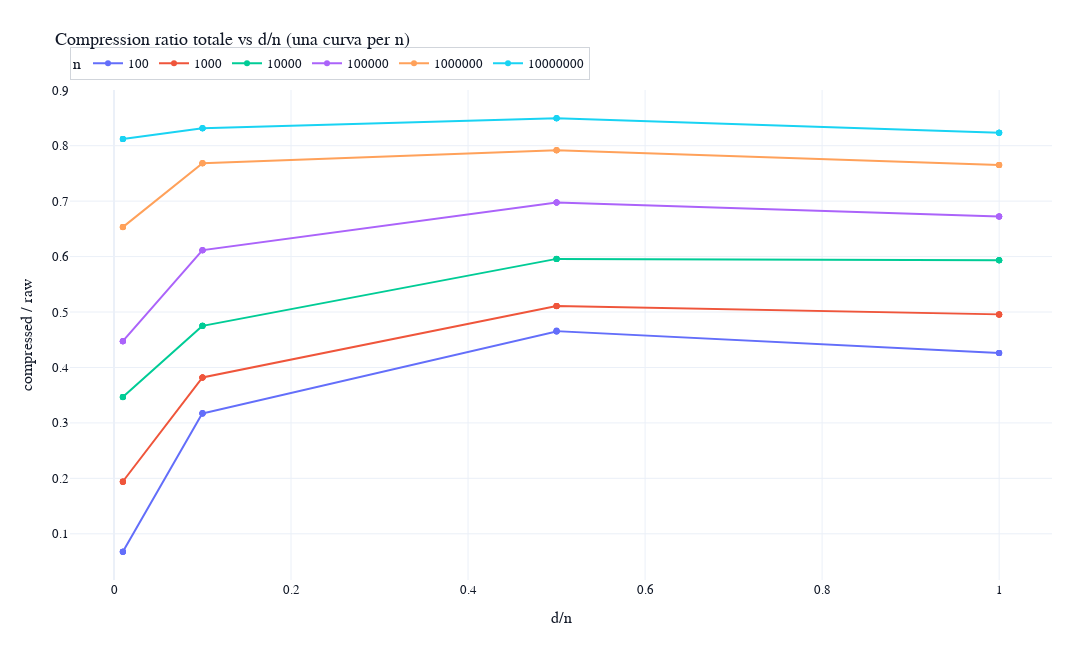

Notebook cell for this chart:
### Code cell
fig = px.line(
    inventory.sort_values(['n', 'd_over_n']),
    x='d_over_n',
    y='overall_compression_ratio',
    color='n',
    markers=True,
    hover_data=['d', 'file_name'],
    title='Compression ratio totale vs d/n (una curva per n)'
)
fig.update_layout(**BASE_LAYOUT, width=1200, height=650)
fig.update_xaxes(title='d/n', fixedrange=False)
fig.update_yaxes(title='compressed / raw', fixedrange=False)
fig.show(config=PLOT_CONFIG)

### Figure 1 — Plotly figure (JSON) as saved in the notebook; plotly's stock layout.template omitted (floating-point values rounded to 4 significant figures)
{"data": [{"customdata": [[1, "dataset_n_100_d_1_p_50_s_42.bin"], [1, "dataset_n_100_d_1_p_50_s_137357.bin"], [1, "dataset_n_100_d_1_p_50_s_10032018.bin"], [1, "dataset_n_100_d_1_p_50_s_21041998.bin"], [1, "dataset_n_100_d_1_p_50_s_29042026.bin"], [10, "dataset_n_100_d_10_p_50_s_42.bin"], [10, "dataset_n_100_d_10_p_50_s_137357.bin"], [10, "dataset_n_100_d_10_p_50_s_10032018.bin"], [10, "dataset_n_100_d_10_p_50_s_21041998.bin"], [10, "dataset_n_100_d_10_p_50_s_29042026.bin"], [50, "dataset_n_100_d_50_p_50_s_42.bin"], [50, "dataset_n_100_d_50_p_50_s_137357.bin"], [50, "dataset_n_100_d_50_p_50_s_10032018.bin"], [50, "dataset_n_100_d_50_p_50_s_21041998.bin"], [50, "dataset_n_100_d_50_p_50_s_29042026.bin"], [100, "dataset_n_100_d_100_p_50_s_42.bin"], [100, "dataset_n_100_d_100_p_50_s_137357.bin"], [100, "dataset_n_100_d_100_p_50_s_10032018.bin"], [100, "dataset_n_100_d_100_p_50_s_21041998.bin"], [100, "dataset_n_100_d_100_p_50_s_29042026.bin"]], "hovertemplate": "n=100<br>d_over_n=%{x}<br>overall_compression_ratio=%{y}<br>d=%{customdata[0]}<br>file_name=%{customdata[1]}<extra></extra>", "legendgroup": "100", "line": {"color": "#636efa", "dash": "solid"}, "marker": {"symbol": "circle"}, "mode": "lines+markers", "name": "100", "orientation": "v", "showlegend": true, "type": "scatter", "x": [0.01, 0.01, 0.01, 0.01, 0.01, 0.1, 0.1, 0.1, 0.1, 0.1, 0.5, 0.5, 0.5, 0.5, 0.5, 1.0, 1.0, 1.0, 1.0, 1.0], "xaxis": "x", "y": [0.06765, 0.0678, 0.0678, 0.0678, 0.0678, 0.3179, 0.3166, 0.3176, 0.3174, 0.317, 0.465, 0.465, 0.4665, 0.4658, 0.4655, 0.4262, 0.4262, 0.4261, 0.4262, 0.4261], "yaxis": "y"}, {"customdata": [[10, "dataset_n_1000_d_10_p_50_s_42.bin"], [10, "dataset_n_1000_d_10_p_50_s_137357.bin"], [10, "dataset_n_1000_d_10_p_50_s_10032018.bin"], [10, "dataset_n_1000_d_10_p_50_s_21041998.bin"], [10, "dataset_n_1000_d_10_p_50_s_29042026.bin"], [100, "dataset_n_1000_d_100_p_50_s_42.bin"], [100, "dataset_n_1000_d_100_p_50_s_137357.bin"], [100, "dataset_n_1000_d_100_p_50_s_10032018.bin"], [100, "dataset_n_1000_d_100_p_50_s_21041998.bin"], [100, "dataset_n_1000_d_100_p_50_s_29042026.bin"], [500, "dataset_n_1000_d_500_p_50_s_42.bin"], [500, "dataset_n_1000_d_500_p_50_s_137357.bin"], [500, "dataset_n_1000_d_500_p_50_s_10032018.bin"], [500, "dataset_n_1000_d_500_p_50_s_21041998.bin"], [500, "dataset_n_1000_d_500_p_50_s_29042026.bin"], [1000, "dataset_n_1000_d_1000_p_50_s_42.bin"], [1000, "dataset_n_1000_d_1000_p_50_s_137357.bin"], [1000, "dataset_n_1000_d_1000_p_50_s_10032018.bin"], [1000, "dataset_n_1000_d_1000_p_50_s_21041998.bin"], [1000, "dataset_n_1000_d_1000_p_50_s_29042026.bin"]], "hovertemplate": "n=1000<br>d_over_n=%{x}<br>overall_compression_ratio=%{y}<br>d=%{customdata[0]}<br>file_name=%{customdata[1]}<extra></extra>", "legendgroup": "1000", "line": {"color": "#EF553B", "dash": "solid"}, "marker": {"symbol": "circle"}, "mode": "lines+markers", "name": "1000", "orientation": "v", "showlegend": true, "type": "scatter", "x": [0.01, 0.01, 0.01, 0.01, 0.01, 0.1, 0.1, 0.1, 0.1, 0.1, 0.5, 0.5, 0.5, 0.5, 0.5, 1.0, 1.0, 1.0, 1.0, 1.0], "xaxis": "x", "y": [0.1936, 0.1943, 0.1938, 0.1938, 0.1944, 0.3819, 0.3817, 0.382, 0.3818, 0.382, 0.5105, 0.5107, 0.5108, 0.5108, 0.5108, 0.4958, 0.4956, 0.4952, 0.4954, 0.4955], "yaxis": "y"}, {"customdata": [[100, "dataset_n_10000_d_100_p_50_s_42.bin"], [100, "dataset_n_10000_d_100_p_50_s_137357.bin"], [100, "dataset_n_10000_d_100_p_50_s_10032018.bin"], [100, "dataset_n_10000_d_100_p_50_s_21041998.bin"], [100, "dataset_n_10000_d_100_p_50_s_29042026.bin"], [1000, "dataset_n_10000_d_1000_p_50_s_42.bin"], [1000, "dataset_n_10000_d_1000_p_50_s_137357.bin"], [1000, "dataset_n_10000_d_1000_p_50_s_10032018.bin"], [1000, "dataset_n_10000_d_1000_p_50_s_21041998.bin"], [1000, "dataset_n_10000_d_1000_p_50_s_29042026.bin"], [5000, "dataset_n_10000_d_5000_p_50_s_42.bin"], [5000, "dataset_n_10000_d_5000_p_50_s_137357.bin"], [5000, "dataset_n_10000_d_5000_p_50_s_10032018.bin"], [5000, "dataset_n_10000_d_5000_p_50_s_21041998.bin"], [5000, "dataset_n_10000_d_5000_p_50_s_29042026.bin"], [10000, "dataset_n_10000_d_10000_p_50_s_42.bin"], [10000, "dataset_n_10000_d_10000_p_50_s_137357.bin"], [10000, "dataset_n_10000_d_10000_p_50_s_10032018.bin"], [10000, "dataset_n_10000_d_10000_p_50_s_21041998.bin"], [10000, "dataset_n_10000_d_10000_p_50_s_29042026.bin"]], "hovertemplate": "n=10000<br>d_over_n=%{x}<br>overall_compression_ratio=%{y}<br>d=%{customdata[0]}<br>file_name=%{customdata[1]}<extra></extra>", "legendgroup": "10000", "line": {"color": "#00cc96", "dash": "solid"}, "marker": {"symbol": "circle"}, "mode": "lines+markers", "name": "10000", "orientation": "v", "showlegend": true, "type": "scatter", "x": [0.01, 0.01, 0.01, 0.01, 0.01, 0.1, 0.1, 0.1, 0.1, 0.1, 0.5, 0.5, 0.5, 0.5, 0.5, 1.0, 1.0, 1.0, 1.0, 1.0], "xaxis": "x", "y": [0.3466, 0.3467, 0.3466, 0.3468, 0.3464, 0.4752, 0.4751, 0.4752, 0.4753, 0.475, 0.5958, 0.5958, 0.5957, 0.5957, 0.5959, 0.5931, 0.5933, 0.5932, 0.5934, 0.5933], "yaxis": "y"}, {"customdata": [[1000, "dataset_n_100000_d_1000_p_50_s_42.bin"], [1000, "dataset_n_100000_d_1000_p_50_s_137357.bin"], [1000, "dataset_n_100000_d_1000_p_50_s_10032018.bin"], [1000, "dataset_n_100000_d_1000_p_50_s_21041998.bin"], [1000, "dataset_n_100000_d_1000_p_50_s_29042026.bin"], [10000, "dataset_n_100000_d_10000_p_50_s_42.bin"], [10000, "dataset_n_100000_d_10000_p_50_s_137357.bin"], [10000, "dataset_n_100000_d_10000_p_50_s_10032018.bin"], [10000, "dataset_n_100000_d_10000_p_50_s_21041998.bin"], [10000, "dataset_n_100000_d_10000_p_50_s_29042026.bin"], [50000, "dataset_n_100000_d_50000_p_50_s_42.bin"], [50000, "dataset_n_100000_d_50000_p_50_s_137357.bin"], [50000, "dataset_n_100000_d_50000_p_50_s_10032018.bin"], [50000, "dataset_n_100000_d_50000_p_50_s_21041998.bin"], [50000, "dataset_n_100000_d_50000_p_50_s_29042026.bin"], [100000, "dataset_n_100000_d_100000_p_50_s_42.bin"], [100000, "dataset_n_100000_d_100000_p_50_s_137357.bin"], [100000, "dataset_n_100000_d_100000_p_50_s_10032018.bin"], [100000, "dataset_n_100000_d_100000_p_50_s_21041998.bin"], [100000, "dataset_n_100000_d_100000_p_50_s_29042026.bin"]], "hovertemplate": "n=100000<br>d_over_n=%{x}<br>overall_compression_ratio=%{y}<br>d=%{customdata[0]}<br>file_name=%{customdata[1]}<extra></extra>", "legendgroup": "100000", "line": {"color": "#ab63fa", "dash": "solid"}, "marker": {"symbol": "circle"}, "mode": "lines+markers", "name": "100000", "orientation": "v", "showlegend": true, "type": "scatter", "x": [0.01, 0.01, 0.01, 0.01, 0.01, 0.1, 0.1, 0.1, 0.1, 0.1, 0.5, 0.5, 0.5, 0.5, 0.5, 1.0, 1.0, 1.0, 1.0, 1.0], "xaxis": "x", "y": [0.4474, 0.4474, 0.4474, 0.4474, 0.4474, 0.6114, 0.6115, 0.6115, 0.6116, 0.6115, 0.6975, 0.6974, 0.6974, 0.6975, 0.6975, 0.6723, 0.6723, 0.6723, 0.6723, 0.6723], "yaxis": "y"}, {"customdata": [[10000, "dataset_n_1000000_d_10000_p_50_s_42.bin"], [10000, "dataset_n_1000000_d_10000_p_50_s_137357.bin"], [10000, "dataset_n_1000000_d_10000_p_50_s_10032018.bin"], [10000, "dataset_n_1000000_d_10000_p_50_s_21041998.bin"], [10000, "dataset_n_1000000_d_10000_p_50_s_29042026.bin"], [100000, "dataset_n_1000000_d_100000_p_50_s_42.bin"], [100000, "dataset_n_1000000_d_100000_p_50_s_137357.bin"], [100000, "dataset_n_1000000_d_100000_p_50_s_10032018.bin"], [100000, "dataset_n_1000000_d_100000_p_50_s_21041998.bin"], [100000, "dataset_n_1000000_d_100000_p_50_s_29042026.bin"], [500000, "dataset_n_1000000_d_500000_p_50_s_42.bin"], [500000, "dataset_n_1000000_d_500000_p_50_s_137357.bin"], [500000, "dataset_n_1000000_d_500000_p_50_s_10032018.bin"], [500000, "dataset_n_1000000_d_500000_p_50_s_21041998.bin"], [500000, "dataset_n_1000000_d_500000_p_50_s_29042026.bin"], [1000000, "dataset_n_1000000_d_1000000_p_50_s_42.bin"], [1000000, "dataset_n_1000000_d_1000000_p_50_s_137357.bin"], [1000000, "dataset_n_1000000_d_1000000_p_50_s_10032018.bin"], [1000000, "dataset_n_1000000_d_1000000_p_50_s_21041998.bin"], [1000000, "dataset_n_1000000_d_1000000_p_50_s_29042026.bin"]], "hovertemplate": "n=1000000<br>d_over_n=%{x}<br>overall_compression_ratio=%{y}<br>d=%{customdata[0]}<br>file_name=%{customdata[1]}<extra></extra>", "legendgroup": "1000000", "line": {"color": "#FFA15A", "dash": "solid"}, "marker": {"symbol": "circle"}, "mode": "lines+markers", "name": "1000000", "orientation": "v", "showlegend": true, "type": "scatter", "x": [0.01, 0.01, 0.01, 0.01, 0.01, 0.1, 0.1, 0.1, 0.1, 0.1, 0.5, 0.5, 0.5, 0.5, 0.5, 1.0, 1.0, 1.0, 1.0, 1.0], "xaxis": "x", "y": [0.6531, 0.6532, 0.6532, 0.6532, 0.6532, 0.7683, 0.7683, 0.7683, 0.7683, 0.7683, 0.7918, 0.7918, 0.7918, 0.7918, 0.7918, 0.765, 0.765, 0.765, 0.765, 0.765], "yaxis": "y"}, {"customdata": [[100000, "dataset_n_10000000_d_100000_p_50_s_42.bin"], [100000, "dataset_n_10000000_d_100000_p_50_s_137357.bin"], [100000, "dataset_n_10000000_d_100000_p_50_s_10032018.bin"], [100000, "dataset_n_10000000_d_100000_p_50_s_21041998.bin"], [100000, "dataset_n_10000000_d_100000_p_50_s_29042026.bin"], [1000000, "dataset_n_10000000_d_1000000_p_50_s_42.bin"], [1000000, "dataset_n_10000000_d_1000000_p_50_s_137357.bin"], [1000000, "dataset_n_10000000_d_1000000_p_50_s_10032018.bin"], [1000000, "dataset_n_10000000_d_1000000_p_50_s_21041998.bin"], [1000000, "dataset_n_10000000_d_1000000_p_50_s_29042026.bin"], [5000000, "dataset_n_10000000_d_5000000_p_50_s_42.bin"], [5000000, "dataset_n_10000000_d_5000000_p_50_s_137357.bin"], [5000000, "dataset_n_10000000_d_5000000_p_50_s_10032018.bin"], [5000000, "dataset_n_10000000_d_5000000_p_50_s_21041998.bin"], [5000000, "dataset_n_10000000_d_5000000_p_50_s_29042026.bin"], [10000000, "dataset_n_10000000_d_10000000_p_50_s_42.bin"], [10000000, "dataset_n_10000000_d_10000000_p_50_s_137357.bin"], [10000000, "dataset_n_10000000_d_10000000_p_50_s_10032018.bin"], [10000000, "dataset_n_10000000_d_10000000_p_50_s_21041998.bin"], [10000000, "dataset_n_10000000_d_10000000_p_50_s_29042026.bin"]], "hovertemplate": "n=10000000<br>d_over_n=%{x}<br>overall_compression_ratio=%{y}<br>d=%{customdata[0]}<br>file_name=%{customdata[1]}<extra></extra>", "legendgroup": "10000000", "line": {"color": "#19d3f3", "dash": "solid"}, "marker": {"symbol": "circle"}, "mode": "lines+markers", "name": "10000000", "orientation": "v", "showlegend": true, "type": "scatter", "x": [0.01, 0.01, 0.01, 0.01, 0.01, 0.1, 0.1, 0.1, 0.1, 0.1, 0.5, 0.5, 0.5, 0.5, 0.5, 1.0, 1.0, 1.0, 1.0, 1.0], "xaxis": "x", "y": [0.8121, 0.8121, 0.8121, 0.8121, 0.8121, 0.8316, 0.8316, 0.8316, 0.8316, 0.8316, 0.8495, 0.8495, 0.8495, 0.8495, 0.8495, 0.8234, 0.8234, 0.8234, 0.8234, 0.8234], "yaxis": "y"}], "layout": {"font": {"color": "#111827", "family": "Arial", "size": 13}, "height": 650, "legend": {"bgcolor": "rgba(255,255,255,0.9)", "bordercolor": "#D1D5DB", "borderwidth": 1, "itemclick": "toggleothers", "orientation": "h", "title": {"text": "n"}, "tracegroupgap": 0, "x": 0, "xanchor": "left", "y": 1.02, "yanchor": "bottom"}, "margin": {"b": 70, "l": 70, "r": 40, "t": 90}, "title": {"text": "Compression ratio totale vs d/n (una curva per n)"}, "width": 1200, "xaxis": {"anchor": "y", "domain": [0, 1], "fixedrange": false, "title": {"text": "d/n"}}, "yaxis": {"anchor": "x", "domain": [0, 1], "fixedrange": false, "title": {"text": "compressed / raw"}}}}
